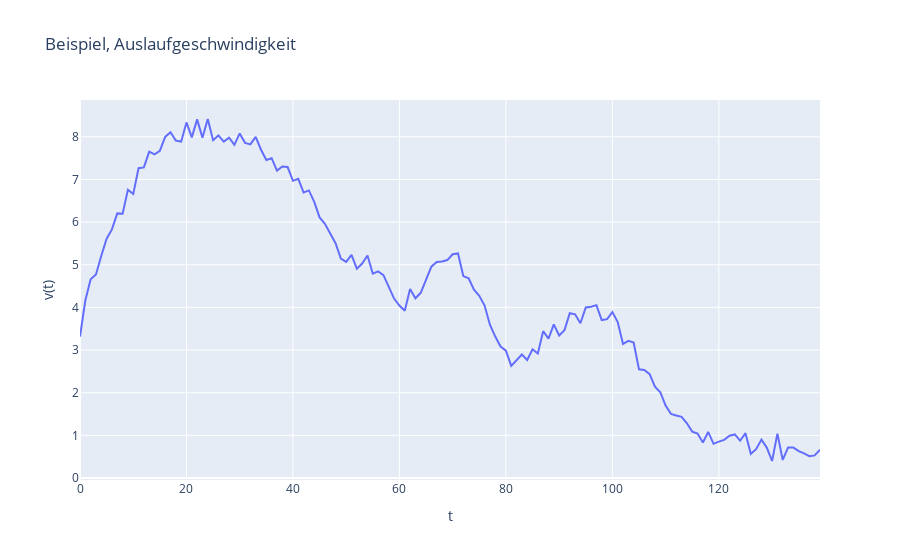

Notebook source saved alongside this figure:
### Code cell
px.line(
    res[res["Sequenz"] == 9].reset_index(),
    x="t",
    y="v(t)",
    title="Beispiel, Auslaufgeschwindigkeit",
)

### Figure 1 — Plotly figure (JSON) as saved in the notebook; plotly's stock layout.template omitted (floating-point values rounded to 4 significant figures; data arrays with more than 128 entries replaced by an {"elided": "..."} marker saying what was removed)
{"data": [{"hovertemplate": "t=%{x}<br>v(t)=%{y}<extra></extra>", "legendgroup": "", "line": {"color": "#636efa", "dash": "solid"}, "marker": {"symbol": "circle"}, "mode": "lines", "name": "", "orientation": "v", "showlegend": false, "type": "scatter", "x": {"elided": "140 int values"}, "xaxis": "x", "y": {"elided": "140 float values"}, "yaxis": "y"}], "layout": {"legend": {"tracegroupgap": 0}, "title": {"text": "Beispiel, Auslaufgeschwindigkeit"}, "xaxis": {"anchor": "y", "domain": [0, 1], "title": {"text": "t"}}, "yaxis": {"anchor": "x", "domain": [0, 1], "title": {"text": "v(t)"}}}}
